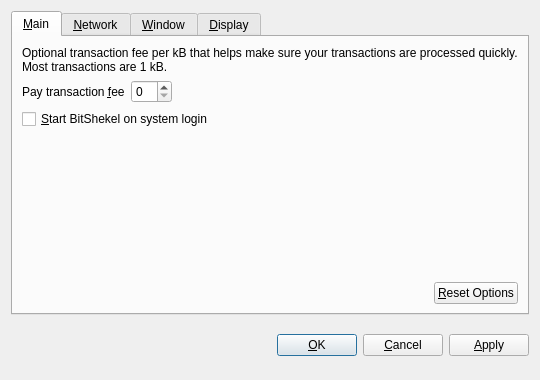
<?xml version="1.0" encoding="UTF-8"?>
<ui version="4.0">
 <class>OptionsDialog</class>
 <widget class="QDialog" name="OptionsDialog">
  <property name="geometry">
   <rect>
    <x>0</x>
    <y>0</y>
    <width>540</width>
    <height>380</height>
   </rect>
  </property>
  <property name="windowTitle">
   <string>Options</string>
  </property>
  <property name="modal">
   <bool>true</bool>
  </property>
  <layout class="QVBoxLayout" name="verticalLayout">
   <item>
    <widget class="QTabWidget" name="tabWidget">
     <property name="tabPosition">
      <enum>QTabWidget::North</enum>
     </property>
     <property name="currentIndex">
      <number>0</number>
     </property>
     <widget class="QWidget" name="tabMain">
      <attribute name="title">
       <string>&amp;Main</string>
      </attribute>
      <layout class="QVBoxLayout" name="verticalLayout_Main">
       <item>
        <widget class="QLabel" name="transactionFeeInfoLabel">
         <property name="text">
          <string>Optional transaction fee per kB that helps make sure your transactions are processed quickly. Most transactions are 1 kB.</string>
         </property>
         <property name="textFormat">
          <enum>Qt::PlainText</enum>
         </property>
         <property name="wordWrap">
          <bool>true</bool>
         </property>
        </widget>
       </item>
       <item>
        <layout class="QHBoxLayout" name="horizontalLayout_1_Main">
         <item>
          <widget class="QLabel" name="transactionFeeLabel">
           <property name="text">
            <string>Pay transaction &amp;fee</string>
           </property>
           <property name="textFormat">
            <enum>Qt::PlainText</enum>
           </property>
           <property name="buddy">
            <cstring>transactionFee</cstring>
           </property>
          </widget>
         </item>
         <item>
          <widget class="BitshekelAmountField" name="transactionFee"/>
         </item>
         <item>
          <spacer name="horizontalSpacer_1_Main">
           <property name="orientation">
            <enum>Qt::Horizontal</enum>
           </property>
           <property name="sizeHint" stdset="0">
            <size>
             <width>40</width>
             <height>20</height>
            </size>
           </property>
          </spacer>
         </item>
        </layout>
       </item>
       <item>
        <widget class="QCheckBox" name="BitShekelAtStartup">
         <property name="toolTip">
          <string>Automatically start BitShekel after logging in to the system.</string>
         </property>
         <property name="text">
          <string>&amp;Start BitShekel on system login</string>
         </property>
        </widget>
       </item>
       <item>
        <spacer name="verticalSpacer_Main">
         <property name="orientation">
          <enum>Qt::Vertical</enum>
         </property>
         <property name="sizeHint" stdset="0">
          <size>
           <width>20</width>
           <height>40</height>
          </size>
         </property>
        </spacer>
       </item>
       <item>
        <layout class="QHBoxLayout" name="horizontalLayout_2_Main">
         <item>
          <spacer name="horizontalSpacer_2_Main">
           <property name="orientation">
            <enum>Qt::Horizontal</enum>
           </property>
           <property name="sizeHint" stdset="0">
            <size>
             <width>40</width>
             <height>20</height>
            </size>
           </property>
          </spacer>
         </item>
         <item>
          <widget class="QPushButton" name="resetButton">
           <property name="toolTip">
            <string>Reset all client options to default.</string>
           </property>
           <property name="text">
            <string>&amp;Reset Options</string>
           </property>
           <property name="autoDefault">
            <bool>false</bool>
           </property>
          </widget>
         </item>
        </layout>
       </item>
      </layout>
     </widget>
     <widget class="QWidget" name="tabNetwork">
      <attribute name="title">
       <string>&amp;Network</string>
      </attribute>
      <layout class="QVBoxLayout" name="verticalLayout_Network">
       <item>
        <widget class="QCheckBox" name="mapPortUpnp">
         <property name="toolTip">
          <string>Automatically open the BitShekel client port on the router. This only works when your router supports UPnP and it is enabled.</string>
         </property>
         <property name="text">
          <string>Map port using &amp;UPnP</string>
         </property>
        </widget>
       </item>
       <item>
        <widget class="QCheckBox" name="connectSocks">
         <property name="toolTip">
          <string>Connect to the BitShekel network through a SOCKS proxy (e.g. when connecting through Tor).</string>
         </property>
         <property name="text">
          <string>&amp;Connect through SOCKS proxy:</string>
         </property>
        </widget>
       </item>
       <item>
        <layout class="QHBoxLayout" name="horizontalLayout_Network">
         <item>
          <widget class="QLabel" name="proxyIpLabel">
           <property name="text">
            <string>Proxy &amp;IP:</string>
           </property>
           <property name="textFormat">
            <enum>Qt::PlainText</enum>
           </property>
           <property name="buddy">
            <cstring>proxyIp</cstring>
           </property>
          </widget>
         </item>
         <item>
          <widget class="QValidatedLineEdit" name="proxyIp">
           <property name="maximumSize">
            <size>
             <width>140</width>
             <height>16777215</height>
            </size>
           </property>
           <property name="toolTip">
            <string>IP address of the proxy (e.g. 127.0.0.1)</string>
           </property>
          </widget>
         </item>
         <item>
          <widget class="QLabel" name="proxyPortLabel">
           <property name="text">
            <string>&amp;Port:</string>
           </property>
           <property name="textFormat">
            <enum>Qt::PlainText</enum>
           </property>
           <property name="buddy">
            <cstring>proxyPort</cstring>
           </property>
          </widget>
         </item>
         <item>
          <widget class="QLineEdit" name="proxyPort">
           <property name="maximumSize">
            <size>
             <width>55</width>
             <height>16777215</height>
            </size>
           </property>
           <property name="toolTip">
            <string>Port of the proxy (e.g. 9050)</string>
           </property>
          </widget>
         </item>
         <item>
          <widget class="QLabel" name="socksVersionLabel">
           <property name="text">
            <string>SOCKS &amp;Version:</string>
           </property>
           <property name="textFormat">
            <enum>Qt::PlainText</enum>
           </property>
           <property name="buddy">
            <cstring>socksVersion</cstring>
           </property>
          </widget>
         </item>
         <item>
          <widget class="QValueComboBox" name="socksVersion">
           <property name="toolTip">
            <string>SOCKS version of the proxy (e.g. 5)</string>
           </property>
          </widget>
         </item>
         <item>
          <spacer name="horizontalSpacer_Network">
           <property name="orientation">
            <enum>Qt::Horizontal</enum>
           </property>
           <property name="sizeHint" stdset="0">
            <size>
             <width>40</width>
             <height>20</height>
            </size>
           </property>
          </spacer>
         </item>
        </layout>
       </item>
       <item>
        <spacer name="verticalSpacer_Network">
         <property name="orientation">
          <enum>Qt::Vertical</enum>
         </property>
         <property name="sizeHint" stdset="0">
          <size>
           <width>20</width>
           <height>40</height>
          </size>
         </property>
        </spacer>
       </item>
      </layout>
     </widget>
     <widget class="QWidget" name="tabWindow">
      <attribute name="title">
       <string>&amp;Window</string>
      </attribute>
      <layout class="QVBoxLayout" name="verticalLayout_Window">
       <item>
        <widget class="QCheckBox" name="minimizeToTray">
         <property name="toolTip">
          <string>Show only a tray icon after minimizing the window.</string>
         </property>
         <property name="text">
          <string>&amp;Minimize to the tray instead of the taskbar</string>
         </property>
        </widget>
       </item>
       <item>
        <widget class="QCheckBox" name="minimizeOnClose">
         <property name="toolTip">
          <string>Minimize instead of exit the application when the window is closed. When this option is enabled, the application will be closed only after selecting Quit in the menu.</string>
         </property>
         <property name="text">
          <string>M&amp;inimize on close</string>
         </property>
        </widget>
       </item>
       <item>
        <spacer name="verticalSpacer_Window">
         <property name="orientation">
          <enum>Qt::Vertical</enum>
         </property>
         <property name="sizeHint" stdset="0">
          <size>
           <width>20</width>
           <height>40</height>
          </size>
         </property>
        </spacer>
       </item>
      </layout>
     </widget>
     <widget class="QWidget" name="tabDisplay">
      <attribute name="title">
       <string>&amp;Display</string>
      </attribute>
      <layout class="QVBoxLayout" name="verticalLayout_Display">
       <item>
        <layout class="QHBoxLayout" name="horizontalLayout_1_Display">
         <item>
          <widget class="QLabel" name="langLabel">
           <property name="text">
            <string>User Interface &amp;language:</string>
           </property>
           <property name="textFormat">
            <enum>Qt::PlainText</enum>
           </property>
           <property name="buddy">
            <cstring>lang</cstring>
           </property>
          </widget>
         </item>
         <item>
          <widget class="QValueComboBox" name="lang">
           <property name="toolTip">
            <string>The user interface language can be set here. This setting will take effect after restarting BitShekel.</string>
           </property>
          </widget>
         </item>
        </layout>
       </item>
       <item>
        <layout class="QHBoxLayout" name="horizontalLayout_2_Display">
         <item>
          <widget class="QLabel" name="unitLabel">
           <property name="text">
            <string>&amp;Unit to show amounts in:</string>
           </property>
           <property name="textFormat">
            <enum>Qt::PlainText</enum>
           </property>
           <property name="buddy">
            <cstring>unit</cstring>
           </property>
          </widget>
         </item>
         <item>
          <widget class="QValueComboBox" name="unit">
           <property name="toolTip">
            <string>Choose the default subdivision unit to show in the interface and when sending coins.</string>
           </property>
          </widget>
         </item>
        </layout>
       </item>
       <item>
        <widget class="QCheckBox" name="displayAddresses">
         <property name="toolTip">
          <string>Whether to show BitShekel addresses in the transaction list or not.</string>
         </property>
         <property name="text">
          <string>&amp;Display addresses in transaction list</string>
         </property>
        </widget>
       </item>
       <item>
        <widget class="QCheckBox" name="coinControlFeatures">
         <property name="toolTip">
          <string>Whether to show coin control features or not.</string>
         </property>
         <property name="text">
          <string>Display coin &amp;control features (experts only!)</string>
         </property>
        </widget>
       </item>
       <item>
        <spacer name="verticalSpacer_Display">
         <property name="orientation">
          <enum>Qt::Vertical</enum>
         </property>
         <property name="sizeHint" stdset="0">
          <size>
           <width>20</width>
           <height>40</height>
          </size>
         </property>
        </spacer>
       </item>
      </layout>
     </widget>
    </widget>
   </item>
   <item>
    <layout class="QHBoxLayout" name="horizontalLayout_Buttons">
     <item>
      <spacer name="horizontalSpacer_1">
       <property name="orientation">
        <enum>Qt::Horizontal</enum>
       </property>
       <property name="sizeHint" stdset="0">
        <size>
         <width>40</width>
         <height>48</height>
        </size>
       </property>
      </spacer>
     </item>
     <item>
      <widget class="QLabel" name="statusLabel">
       <property name="font">
        <font>
         <weight>75</weight>
         <bold>true</bold>
        </font>
       </property>
       <property name="text">
        <string/>
       </property>
       <property name="textFormat">
        <enum>Qt::PlainText</enum>
       </property>
       <property name="wordWrap">
        <bool>true</bool>
       </property>
      </widget>
     </item>
     <item>
      <spacer name="horizontalSpacer_2">
       <property name="orientation">
        <enum>Qt::Horizontal</enum>
       </property>
       <property name="sizeHint" stdset="0">
        <size>
         <width>40</width>
         <height>48</height>
        </size>
       </property>
      </spacer>
     </item>
     <item>
      <widget class="QPushButton" name="okButton">
       <property name="text">
        <string>&amp;OK</string>
       </property>
      </widget>
     </item>
     <item>
      <widget class="QPushButton" name="cancelButton">
       <property name="text">
        <string>&amp;Cancel</string>
       </property>
       <property name="autoDefault">
        <bool>false</bool>
       </property>
      </widget>
     </item>
     <item>
      <widget class="QPushButton" name="applyButton">
       <property name="text">
        <string>&amp;Apply</string>
       </property>
       <property name="autoDefault">
        <bool>false</bool>
       </property>
      </widget>
     </item>
    </layout>
   </item>
  </layout>
 </widget>
 <customwidgets>
  <customwidget>
   <class>BitshekelAmountField</class>
   <extends>QSpinBox</extends>
   <header>BitShekelamountfield.h</header>
  </customwidget>
  <customwidget>
   <class>QValueComboBox</class>
   <extends>QComboBox</extends>
   <header>qvaluecombobox.h</header>
  </customwidget>
  <customwidget>
   <class>QValidatedLineEdit</class>
   <extends>QLineEdit</extends>
   <header>qvalidatedlineedit.h</header>
  </customwidget>
 </customwidgets>
 <resources/>
 <connections/>
</ui>
